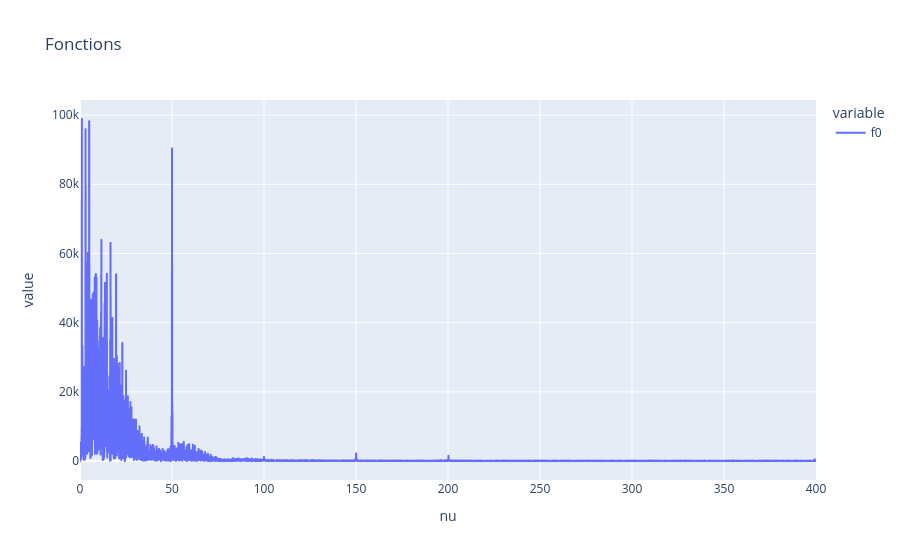

The code cell stored with this chart in its notebook:
### Code cell
signal_dict2 = np.load('data_partie_1/ecg_signal.npz') 
s2 = signal_dict2['s'] # extraction du signal utile
t2 = signal_dict2['t'] # extraction du vecteur temps associé au signal


v2, S2  = san.trans_fourier(s2 - np.mean(s2), t2)

Vr2= np.real(v2)
Sr2 = np.real(S2)
Energie2 = np.abs(Sr2)


df = pd.DataFrame({"nu":Vr2,"f0": Energie2,})
fig = px.line(df, x="nu", y=["f0"], title="Fonctions", range_x=[0,400])
fig.show()

### Figure 1 — Plotly figure (JSON) as saved in the notebook; plotly's stock layout.template omitted (floating-point values rounded to 4 significant figures; data arrays with more than 128 entries replaced by an {"elided": "..."} marker saying what was removed)
{"data": [{"hovertemplate": "variable=f0<br>nu=%{x}<br>value=%{y}<extra></extra>", "legendgroup": "f0", "line": {"color": "#636efa", "dash": "solid"}, "marker": {"symbol": "circle"}, "mode": "lines", "name": "f0", "showlegend": true, "type": "scattergl", "x": {"elided": "7500 float values"}, "xaxis": "x", "y": {"elided": "7500 float values"}, "yaxis": "y"}], "layout": {"legend": {"title": {"text": "variable"}, "tracegroupgap": 0}, "title": {"text": "Fonctions"}, "xaxis": {"anchor": "y", "domain": [0, 1], "range": [0, 400], "title": {"text": "nu"}}, "yaxis": {"anchor": "x", "domain": [0, 1], "title": {"text": "value"}}}}
